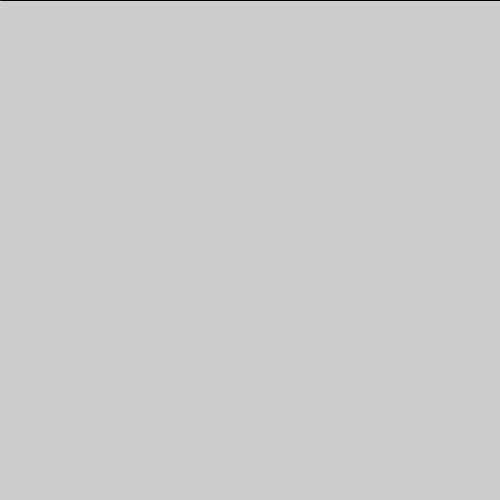
Frame 1 (no input)
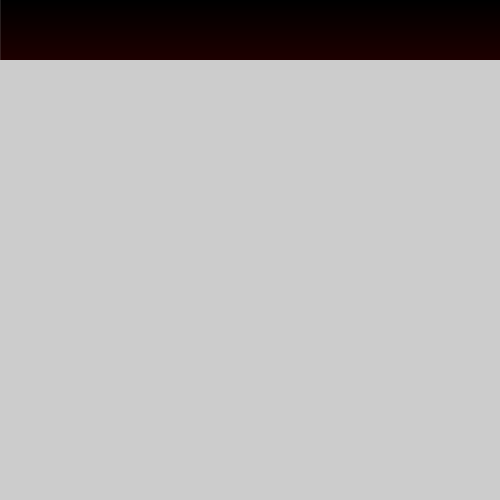
Frame 60 (the mouse pressed at the canvas centre just before this capture)
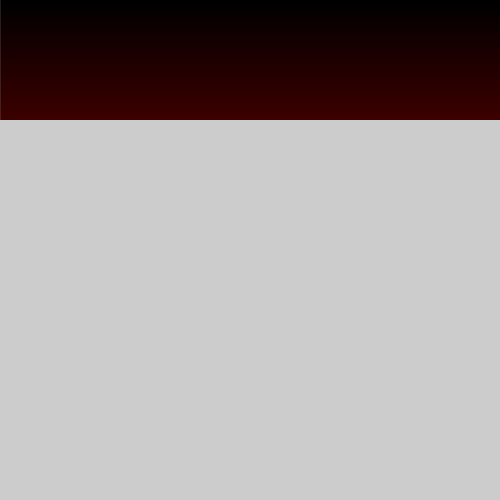
Frame 120 (the mouse held since frame 60 and released just before this capture)

The Processing sketch that drew these frames (run headless with seeded random() and noise(); from frame 60 on, the mouse is pressed at the canvas centre):

// Processing sketch: degrade
// ── degrade.pde
int i = 0;

void setup(){
size(500,500);}

void draw(){
  stroke(i/2,0,0);
  line(0,i,500,i);
  i++;
  if (i<=255);
}
